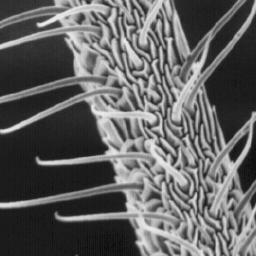
#> input picture TV_deblur_PDS_python/images/Culicoidae256.png, 256 x 256 px
$ jupyter execute TV_deblur_PDS.ipynb   (shell and % lines are left out)   (older library calls are emulated)
#> lines starting #> are read from the running program, lines starting #| are printed output that depends on the picture
主-双対近接分離法による画像復元
--
* 2016年08月： 小野峻佑， "明日から使える凸最適化～近接分離最適化を中心に～" 画像の認識・理解シンポジウム（MIRU2016） チュートリアル講演，アクトシティ濱松. https://sites.google.com/site/thunsukeono/japanese

[cell 1]
import numpy as np
import matplotlib.pyplot as plt

パラメータ
---

[cell 2]
lambda_ = 500
gamma1 = 0.003
gamma2 = 1 / (8 * gamma1)
maxIter = 1000
stopcri = 0.01
cmap = 'gray'

観測データの生成
---

[cell 3]
from skimage.io import imread
from scipy.fftpack import fft2, ifft2

u_org = imread("images/Culicoidae256.png", as_grey=True) / 255.
#> u_org: shape (256, 256) float64; min 0.0627, max 0.922, mean 0.382
rows, cols = u_org.shape
#> rows = 256; cols = 256
N = rows * cols
#> N = 65536

# blur operator
psfsize = 7
psf = np.ones((psfsize, psfsize))
psf /= np.sum(psf)
blu = np.zeros(u_org.shape)
blu[:psf.shape[0], :psf.shape[1]] = psf
blu = np.roll(blu, -(psfsize//2), 0)
blu = np.roll(blu, -(psfsize//2), 1)
bluf = fft2(blu)
bluft = np.conj(bluf)
Phi = lambda z: ifft2(fft2(z) * bluf).real
Phit = lambda z: ifft2(fft2(z) * bluft).real

sigma = 2.5 / 255 # noise standard deviation
np.random.seed(42)
v = Phi(u_org) + sigma * np.random.randn(rows, cols)
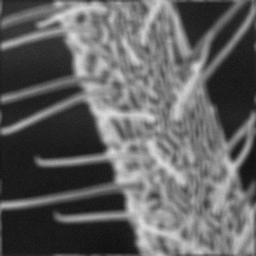
#> v: shape (256, 256) float64; min 0.051, max 0.86, mean 0.382

fig, ax = plt.subplots(1, 2)
ax = ax.flatten()

ax[0].imshow(u_org, cmap=cmap)
ax[1].imshow(v, cmap=cmap)

ax[0].set_title('Original')
ax[1].set_title('Observation')

for a in ax:
    a.axis('off')

plt.savefig("data.png", dpi=220)
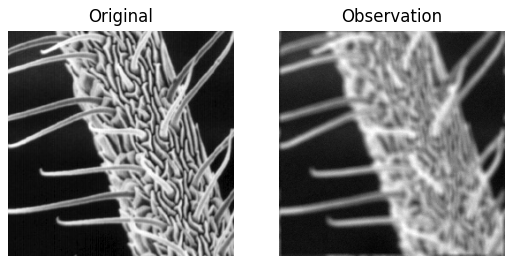
#> figure drawn by matplotlib, 2 panels

Primal Dual Splliting
---

[cell 4]
from skimage.measure import compare_psnr

#  difference operator
D = lambda z: np.dstack((np.roll(z, -1, 0) - z, np.roll(z, -1, 1) - z))
Dt = lambda z: np.r_[-z[:1, :, 0] + z[-1:, :, 0], -z[1:, :, 0] + z[:-1, :, 0]] + np.c_[-z[:, :1, 1] + z[:, -1:, 1], -z[:, 1:, 1] + z[:, :-1, 1]]

# variables
u = v
z = D(v)

for i in range(maxIter):
    upre = u.copy()

    # update u
    nablaF = lambda_ * Phit(Phi(u) - v)
    u = u - gamma1 * (nablaF + Dt(z))
    u[u > 1] = 1
    u[u < 0] = 0

    # update z
    z = z + gamma2 * D(2 * u - upre)
    temp = z / gamma2
    onemat = np.ones((rows, cols))
    thresh = 1 / np.sqrt(np.sum(temp ** 2, 2)) / gamma2
    thresh[thresh > 1] = 1
    coef = onemat - thresh
    temp = np.dstack((coef, coef)) * temp
    z = z - gamma2 * temp

    # stopping condition
    error = u - upre
    error = np.linalg.norm(error, ord=2)
#     print(compare_psnr(u_org, u))
    if error < stopcri:
        break
#> this loop made 77 passes
#> error on passes 1 to 12: 2.32, 0.718, 0.417, 0.301, 0.247, 0.21, 0.181, 0.158, 0.139, 0.124, 0.112, 0.103
#> pass 1, `nablaF = lambda_ * Phit(Phi(u) - v)`:
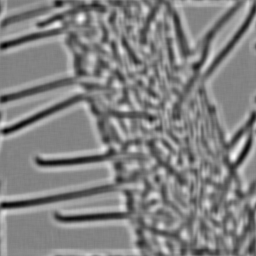
#> nablaF: shape (256, 256) float64; min -32.26, max 30.66, mean 0; drawn with min black and max white
#> pass 1, `coef = onemat - thresh`:
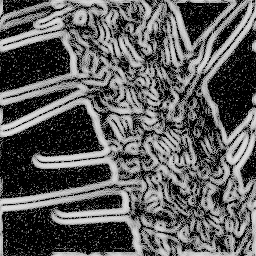
#> coef: shape (256, 256) float64; min 0, max 0.893, mean 0.366
#> after the loop:
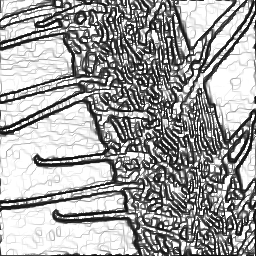
#> thresh: shape (256, 256) float64; min 0.037, max 1, mean 0.638
#> after the loop:
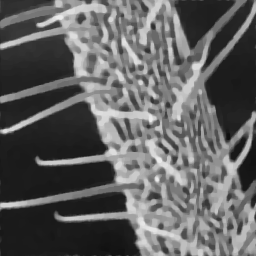
#> u: shape (256, 256) float64; min 0.0617, max 0.925, mean 0.382

fig, ax = plt.subplots(1, 3, figsize=(12, 4))
ax = ax.flatten()

ax[0].imshow(u_org, cmap=cmap)
ax[1].imshow(v, cmap=cmap)
ax[2].imshow(u, cmap=cmap)

ax[0].set_title('Original\nPSNR [dB]')
ax[1].set_title('Observation\n{:.2f}'.format(compare_psnr(u_org, v)))
ax[2].set_title('Restored\n{:.2f}'.format(compare_psnr(u_org, u)))

for a in ax:
    a.axis('off')

plt.savefig("result.png", dpi=220)
